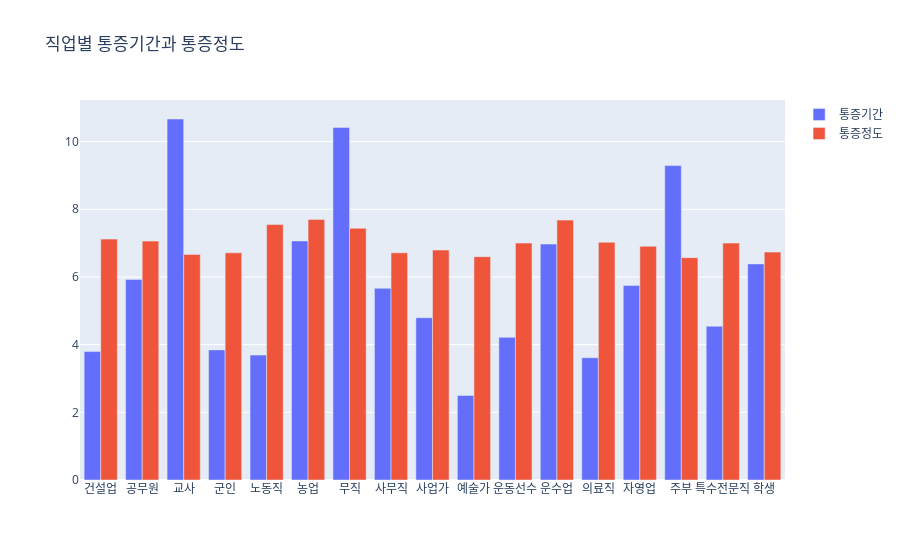

This figure's notebook cell:
### Code cell
import plotly.graph_objects as go
from plotly.subplots import make_subplots

fig = go.Figure(data=[
    go.Bar(name='통증기간', x=job_pain.index, y=job_pain['통증기간(월)']),
    go.Bar(name='통증정도', x=job_pain.index, y= job_pain['환자통증정도'])
])

fig.update_layout(title_text="직업별 통증기간과 통증정도")
fig.update_layout(barmode='group')
fig.show()

### Figure 1 — Plotly figure (JSON) as saved in the notebook; plotly's stock layout.template omitted (floating-point values rounded to 4 significant figures)
{"data": [{"name": "통증기간", "type": "bar", "x": ["건설업", "공무원", "교사", "군인", "노동직", "농업", "무직", "사무직", "사업가", "예술가", "운동선수", "운수업", "의료직", "자영업", "주부", "특수전문직", "학생"], "y": [3.794, 5.926, 10.67, 3.844, 3.69, 7.062, 10.42, 5.664, 4.795, 2.5, 4.214, 6.97, 3.612, 5.75, 9.289, 4.543, 6.385]}, {"name": "통증정도", "type": "bar", "x": ["건설업", "공무원", "교사", "군인", "노동직", "농업", "무직", "사무직", "사업가", "예술가", "운동선수", "운수업", "의료직", "자영업", "주부", "특수전문직", "학생"], "y": [7.118, 7.059, 6.667, 6.711, 7.548, 7.7, 7.439, 6.713, 6.795, 6.6, 7, 7.68, 7.025, 6.906, 6.57, 7, 6.733]}], "layout": {"autosize": true, "barmode": "group", "title": {"text": "직업별 통증기간과 통증정도"}, "xaxis": {"autorange": true, "range": [-0.5, 16.5], "type": "category"}, "yaxis": {"autorange": true, "range": [0, 11.23], "type": "linear"}}}
